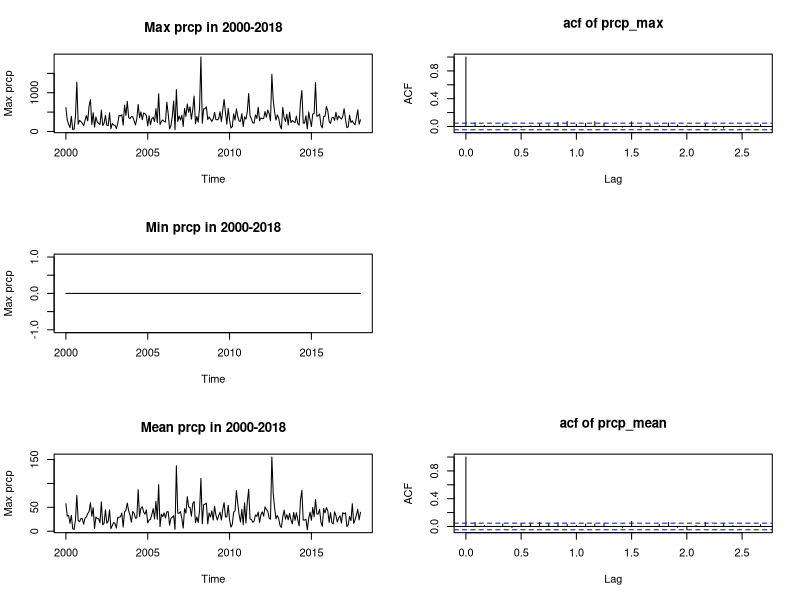
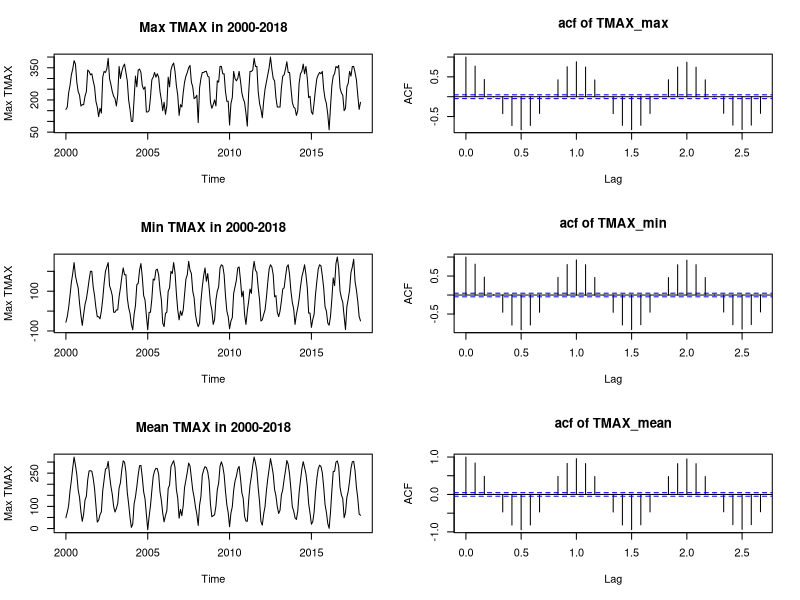
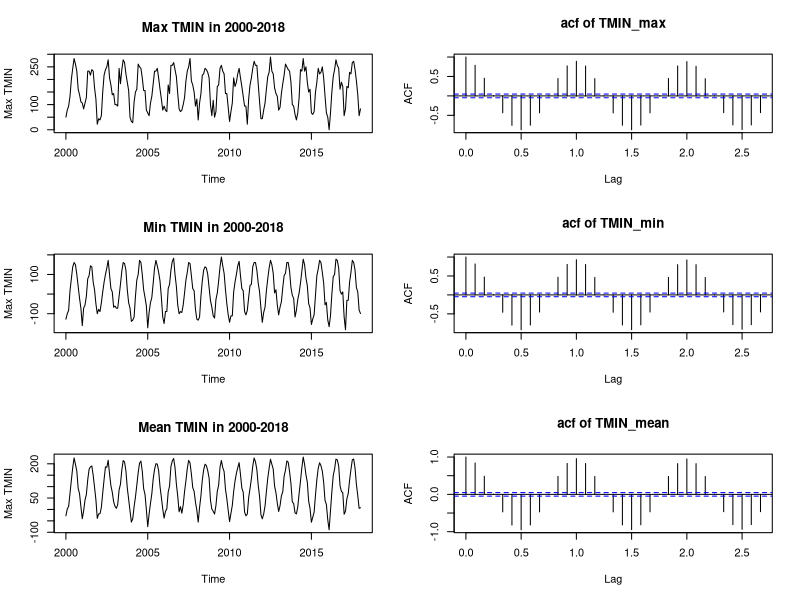

The R source for these figures, in order: (Note: this script raises an error after producing the figures.)
### Plot the time series and ACF. Also calculated the wanted statistics.

PRCP = read.csv("prcp_month.csv", row.names = 1)
TMAX = read.csv("TMAX_month.csv", row.names = 1)
TMIN = read.csv("TMIN_month.csv", row.names = 1)

pdf("PRCP_TS_and_ACF.pdf") 
prcp_max_ts = ts(as.vector(PRCP$max),start = 1877, end = 2018, frequency = 12)
prcp_min_ts = ts(as.vector(PRCP$min),start = 1877, end = 2018, frequency = 12)
prcp_mean_ts = ts(as.vector(PRCP$mean),start = 1877, end = 2018, frequency = 12)

par(mfrow = c(3,2))
plot(ts(as.vector(PRCP$max)[1465:1693],start = 2000, end = 2018, frequency = 12) ,ylab="Max prcp", main="Max prcp in 2000-2018")
acf(prcp_max_ts, main = "acf of prcp_max")

plot(ts(as.vector(PRCP$min)[1465:1693],start = 2000, end = 2018, frequency = 12) ,ylab="Max prcp", main="Min prcp in 2000-2018")
plot.new()

plot(ts(as.vector(PRCP$mean)[1465:1693],start = 2000, end = 2018, frequency = 12) ,ylab="Max prcp",main="Mean prcp in 2000-2018")
acf(prcp_mean_ts, main = "acf of prcp_mean")

dev.off()


pdf("TMAX_TS_and_ACF.pdf")

TMAX_max_ts = ts(as.vector(TMAX$max),start = 1877, end = 2018, frequency = 12)
TMAX_min_ts = ts(as.vector(TMAX$min),start = 1877, end = 2018, frequency = 12)
TMAX_mean_ts = ts(as.vector(TMAX$mean),start = 1877, end = 2018, frequency = 12)
par(mfrow = c(3,2))
plot(ts(as.vector(TMAX$max)[1465:1693],start = 2000, end = 2018, frequency = 12) ,ylab="Max TMAX", main="Max TMAX in 2000-2018")
acf(TMAX_max_ts, main = "acf of TMAX_max")

plot(ts(as.vector(TMAX$min)[1465:1693],start = 2000, end = 2018, frequency = 12) ,ylab="Max TMAX", main="Min TMAX in 2000-2018")
acf(TMAX_min_ts, main = "acf of TMAX_min")

plot(ts(as.vector(TMAX$mean)[1465:1693],start = 2000, end = 2018, frequency = 12) ,ylab="Max TMAX",main="Mean TMAX in 2000-2018")
acf(TMAX_mean_ts, main = "acf of TMAX_mean")

dev.off()


pdf("TMIN_TS_and_ACF.pdf")
TMIN_max_ts = ts(as.vector(TMIN$max),start = 1877, end = 2018, frequency = 12)
TMIN_min_ts = ts(as.vector(TMIN$min),start = 1877, end = 2018, frequency = 12)
TMIN_mean_ts = ts(as.vector(TMIN$mean),start = 1877, end = 2018, frequency = 12)
par(mfrow = c(3,2))
plot(ts(as.vector(TMIN$max)[1465:1693],start = 2000, end = 2018, frequency = 12) ,ylab="Max TMIN", main="Max TMIN in 2000-2018")
acf(TMIN_max_ts, main = "acf of TMIN_max")

plot(ts(as.vector(TMIN$min)[1465:1693],start = 2000, end = 2018, frequency = 12) ,ylab="Max TMIN", main="Min TMIN in 2000-2018")
acf(TMIN_min_ts, main = "acf of TMIN_min")

plot(ts(as.vector(TMIN$mean)[1465:1693],start = 2000, end = 2018, frequency = 12) ,ylab="Max TMIN",main="Mean TMIN in 2000-2018")
acf(TMIN_mean_ts, main = "acf of TMIN_mean")

dev.off()

### Calculated the years in which MAX TMAX / MIN TMIN / MAX PRCP occur.

TMAX_MAX_years = list()
TMAX_MAX = rep(0,12)
TMIN_MIN_years = list()
TMIN_MIN = rep(0,12)
PRCP_MAX_years = list()
PRCP_MAX = rep(0,12)

for(i in 1:12){
  index= c(0,(1:141)*12) + i
  
  TMAX_MAX_VALUE = max(TMAX$max[index])
  TMAX_MAX[i] = TMAX_MAX_VALUE
  TMAX_IND = which(TMAX$max[index] == TMAX_MAX_VALUE)
  TMAX_MAX_years[[i]] = TMAX_IND + 1876
  
  TMIN_MIN_VALUE = max(TMIN$min[index])
  TMIN_MIN[i] = TMIN_MIN_VALUE
  TMIN_IND = which(TMIN$min[index] == TMIN_MIN_VALUE)
  TMIN_MIN_years[[i]] = TMIN_IND + 1876
  
  PRCP_MAX_VALUE = max(PRCP$max[index])
  PRCP_MAX[i] = PRCP_MAX_VALUE
  PRCP_IND = which(PRCP$max[index] == PRCP_MAX_VALUE)
  PRCP_MAX_years[[i]] = PRCP_IND + 1876
}

names(TMAX_MAX_years) = c("1","2","3","4","5","6","7","8","9","10","11","12")
names(TMIN_MIN_years) = c("1","2","3","4","5","6","7","8","9","10","11","12")
names(PRCP_MAX_years) = c("1","2","3","4","5","6","7","8","9","10","11","12")


write.table(TMAX_MAX_years, "TMAX_MAX_stat_years.txt")
write.table(TMAX_MAX, "TMAX_MAX_stat_values.txt")

write.table(TMIN_MIN_years, "TMIN_MIN_stat_years.txt")
write.table(TMIN_MIN, "TMIN_MIN_stat_values.txt")

rite.table(PRCP_MAX_years, "PRCP_MAX_stat_years.txt")
write.table(PRCP_MAX, "PRCP_MAX_stat_values.txt")

